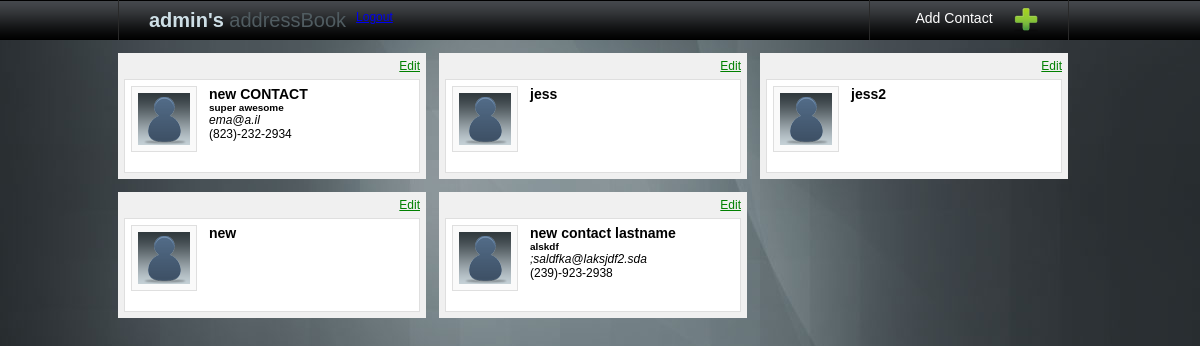
Screenshot of /home.php (signed in) with the database file from the repository.
### tables this page shows
CREATE TABLE `contacts` (
  `id` int(11) NOT NULL auto_increment,
  `first_name` varchar(256) NOT NULL,
  `last_name` varchar(256) default NULL,
  `phone_one` int(11) default NULL,
  `phone_two` int(11) default NULL,
  `phone_three` int(11) default NULL,
  `email` varchar(50) default NULL,
  `company` varchar(50) default NULL,
  `address_one` varchar(75) default NULL,
  `address_two` varchar(75) default NULL,
  `city` varchar(50) default NULL,
  `state` varchar(2) default NULL,
  `zip_code` int(11) default NULL,
  `notes` text,
  `user_id` int(11) NOT NULL,
  PRIMARY KEY  (`id`),
  KEY `contact_id` (`user_id`)
);

### classes/LoadContacts.class.php (called while the page is built, shortened)
<?php
	class LoadContacts {
		private $table;
		private $arguments;
		public function __construct() {
			$this->getContacts();
		}
		private function getContacts() {
			$this->table = 'contacts';
			$this->query_string = "SELECT * FROM %s WHERE user_id = '%s'";
			$this->db = DbConnect::get();
			$this->result = $this->db->query($this->query_string, $this->arguments);
			$this->contacts_array = array();
			if(mysql_num_rows($this->result)) {
				while($this->contacts = mysql_fetch_array($this->result, MYSQL_ASSOC)) {
					$this->contact = array('contact_id'=>$this->contacts['id'],
											'first_name'=>$this->contacts['first_name'],
											'last_name'=>$this->contacts['last_name'],
											'phone_one'=>$this->contacts['phone_one'],
											'phone_two'=>$this->contacts['phone_two'],
											'phone_three'=>$this->contacts['phone_three'],
											'email'=>$this->contacts['email'],
											'company'=>$this->contacts['company'],
											'address_one'=>$this->contacts['address_one'],
											'address_two'=>$this->contacts['address_two'],
											'city'=>$this->contacts['city'],
											'state'=>$this->contacts['state'],
											'zip_code'=>$this->contacts['zip_code'],
											'notes'=>$this->contacts['notes']
											);
					array_push($this->contacts_array, $this->contact);
				}
				return $this->contacts_array;
			} else {
				$this->error_message = "You have No Contacts";
				return $this->error_message;
			}
		}
		private function packageArguments() {
			$this->arguments = array($this->table, $_SESSION['current_user_id']);
			return true;
		}
	}
?>

### classes/DbConnect.class.php (called while the page is built, shortened)
<?php
class DbConnect {
	private static $instance;
	public static function get() {
		if(!isset(self::$instance)) {
			self::$instance = new DbConnect;
		}
		return self::$instance;
	}
	public function query($string, $arguments) {
		$statement = vsprintf($string, $arguments);
		$result = mysql_query($statement) or die(mysql_error());
		return $result;
	}
}
?>

### scripts/loadContacts.php (the view, shortened to what this page needs)
<?php
	require_once("classes/LoadContacts.class.php");
	require_once("classes/DbConnect.class.php");
	$loadContacts = new LoadContacts();
	$c_array = $loadContacts->contacts_array;
	if($c_array) {
		foreach($c_array as $info) {
			echo "<div class=\"contactWidget\">";
			echo "<a href=\"#\" class=\"collapse\">Edit</a>";
			echo "<div id=\"{$info['contact_id']}\" class=\"contact interfaceElement\">";
			echo "<img src=\"images/defaultPic.gif\" />";
			echo "	<h3>{$info['first_name']} {$info['last_name']}</h3>";
			if($info['company']) {
				echo "	<h5 class=\"company\">{$info['company']}</h5>";
			}
			if($info['email']) {
				echo "	<address>{$info['email']}</address>";
			}
			if($info['phone_one'] && $info['phone_two'] && $info['phone_three']) {
				echo "	<span class=\"phone\">({$info['phone_one']})-{$info['phone_two']}-{$info['phone_three']}</span>";
			}
			echo "</div>";
			echo "</div>";
		}
	} else {
		echo "<h4 class=\"error\">No Contacts</h4>";
	}
?>

### home.php (shortened to what this page needs)
<!DOCTYPE html PUBLIC "-//W3C//DTD XHTML 1.1//EN" "http://www.w3.org/TR/xhtml11/DTD/xhtml11.dtd">
<html xmlns="http://www.w3.org/1999/xhtml">
<head>
	<link type="text/css" rel="stylesheet" href="css/master.css" media="all" />
</head>
<body>
	<div id="wrapper">
		<div id="controlBarWrapper">
			<div id="controlBarContent">
				<h1><?php echo $_SESSION['current_user'] ?>'s <span>addressBook</span></h1>
				<a class="logout" href="scripts/logout.php">Logout</a>
				<div id="addBtn"><span>Add Contact</span></div>
			</div>
		</div>
		<div id="interfaceWrapper">
			<div id="interfaceContent">
				<?php
					include('scripts/loadContacts.php');
				?>
			</div>
		</div>
	</div>
</body>
</html>

### css/master.css (style rules this page uses)
* { margin: 0; padding: 0;; }
body { background: url(../images/bg.jpg) top center no-repeat; font-family: Verdana, Helvetica, Arial; font-size: 12px; }
#controlBarWrapper, #signInTop { background: url(../images/toolBarBG.gif) repeat-x; height: 40px; }
#controlBarContent { margin: 0 auto; width: 964px; }
#controlBarContent h1, #signInTop h1 { border-left: solid 1px #292929; color: #cedfe6; float: left; font-size: 20px; line-height: 40px; padding-left: 30px; }
#controlBarContent h1 span, #signInTop h2 { color: #505c61; font-weight: normal; }
.logout { display:block; float: left; padding: 10px 10px; }
#addBtn { border-left: solid 1px #292929; border-right: solid 1px #292929; cursor: pointer; float: right; margin-right: 13px; padding-right: 30px; width: 168px; }
#addBtn span { background: url(../images/addIcon.png) right no-repeat; color: #fff; display: block; font-size: 14px; height: 30px; padding-top: 10px; text-align: center; }
#interfaceContent { margin: 0 auto; width: 964px; }
.contactWidget { background: #f0f0f0; display: block; float: left; margin: 13px 13px 0 0; padding: 6px; width: 296px; }
.contact, .contactWidget form { background: #fff; border: #dfdfdf solid 1px; clear: both; padding: 6px; margin-top: 6px; }
.contact { height: 80px; }
.contactWidget img, #addContact img { background: #fafafa; border: #dfdfdf solid 1px; display: block; float: left; margin: 0 12px 12px 0; padding: 6px; }
a.collapse { color: green; display: block; float: right; margin-bottom: 6px; text-align: right; width: 50px; }

### rows the page displays
contacts: first_name "new", last_name "CONTACT", company "super awesome", email "ema@a.il", phone_one "823", phone_two "232", phone_three "2934"
contacts: first_name "jess"
contacts: first_name "jess2"
contacts: first_name "new"
contacts: first_name "new contact", last_name "lastname", company "alskdf", email ";saldfka@laksjdf2.sda", phone_one "239", phone_two "923", phone_three "2938"

### other values shown
$_SESSION['current_user'] "admin"
